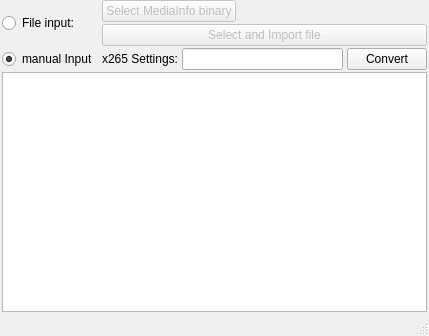
<?xml version="1.0" encoding="UTF-8"?>
<ui version="4.0">
 <class>Mis2x265Class</class>
 <widget class="QMainWindow" name="Mis2x265Class">
  <property name="geometry">
   <rect>
    <x>0</x>
    <y>0</y>
    <width>429</width>
    <height>336</height>
   </rect>
  </property>
  <property name="sizePolicy">
   <sizepolicy hsizetype="Fixed" vsizetype="Fixed">
    <horstretch>0</horstretch>
    <verstretch>0</verstretch>
   </sizepolicy>
  </property>
  <property name="windowTitle">
   <string>MainWindow</string>
  </property>
  <widget class="QWidget" name="centralwidget">
   <property name="sizePolicy">
    <sizepolicy hsizetype="Fixed" vsizetype="Fixed">
     <horstretch>0</horstretch>
     <verstretch>0</verstretch>
    </sizepolicy>
   </property>
   <layout class="QGridLayout" name="gridLayout">
    <property name="leftMargin">
     <number>2</number>
    </property>
    <property name="topMargin">
     <number>0</number>
    </property>
    <property name="rightMargin">
     <number>2</number>
    </property>
    <property name="bottomMargin">
     <number>2</number>
    </property>
    <property name="horizontalSpacing">
     <number>4</number>
    </property>
    <property name="verticalSpacing">
     <number>2</number>
    </property>
    <item row="0" column="0" rowspan="2">
     <widget class="QRadioButton" name="fileInputRadioButton">
      <property name="sizePolicy">
       <sizepolicy hsizetype="Fixed" vsizetype="Fixed">
        <horstretch>0</horstretch>
        <verstretch>0</verstretch>
       </sizepolicy>
      </property>
      <property name="text">
       <string>File input:</string>
      </property>
     </widget>
    </item>
    <item row="0" column="1">
     <layout class="QHBoxLayout" name="horizontalLayout_2">
      <property name="spacing">
       <number>4</number>
      </property>
      <item>
       <widget class="QPushButton" name="selectMediaInfoPushButton">
        <property name="enabled">
         <bool>false</bool>
        </property>
        <property name="sizePolicy">
         <sizepolicy hsizetype="Fixed" vsizetype="Fixed">
          <horstretch>0</horstretch>
          <verstretch>0</verstretch>
         </sizepolicy>
        </property>
        <property name="text">
         <string>Select MediaInfo binary</string>
        </property>
       </widget>
      </item>
      <item>
       <widget class="QLabel" name="mediaInfoFileLabel">
        <property name="enabled">
         <bool>false</bool>
        </property>
        <property name="sizePolicy">
         <sizepolicy hsizetype="Expanding" vsizetype="Fixed">
          <horstretch>0</horstretch>
          <verstretch>0</verstretch>
         </sizepolicy>
        </property>
        <property name="text">
         <string/>
        </property>
       </widget>
      </item>
     </layout>
    </item>
    <item row="1" column="1">
     <widget class="QPushButton" name="selectAndImportPushButton">
      <property name="enabled">
       <bool>false</bool>
      </property>
      <property name="sizePolicy">
       <sizepolicy hsizetype="Expanding" vsizetype="Fixed">
        <horstretch>0</horstretch>
        <verstretch>0</verstretch>
       </sizepolicy>
      </property>
      <property name="text">
       <string>Select and Import file</string>
      </property>
     </widget>
    </item>
    <item row="2" column="0">
     <widget class="QRadioButton" name="manualRadioButton">
      <property name="sizePolicy">
       <sizepolicy hsizetype="Fixed" vsizetype="Fixed">
        <horstretch>0</horstretch>
        <verstretch>0</verstretch>
       </sizepolicy>
      </property>
      <property name="text">
       <string>manual Input</string>
      </property>
      <property name="checked">
       <bool>true</bool>
      </property>
     </widget>
    </item>
    <item row="2" column="1">
     <layout class="QHBoxLayout" name="horizontalLayout">
      <property name="spacing">
       <number>4</number>
      </property>
      <item>
       <widget class="QLabel" name="mediainfoX265Label">
        <property name="sizePolicy">
         <sizepolicy hsizetype="Fixed" vsizetype="Fixed">
          <horstretch>0</horstretch>
          <verstretch>0</verstretch>
         </sizepolicy>
        </property>
        <property name="text">
         <string>x265 Settings:</string>
        </property>
       </widget>
      </item>
      <item>
       <widget class="QLineEdit" name="x265SettingsLineEdit"/>
      </item>
      <item>
       <widget class="QPushButton" name="convertPushButton">
        <property name="sizePolicy">
         <sizepolicy hsizetype="Fixed" vsizetype="Fixed">
          <horstretch>0</horstretch>
          <verstretch>0</verstretch>
         </sizepolicy>
        </property>
        <property name="text">
         <string>Convert</string>
        </property>
       </widget>
      </item>
     </layout>
    </item>
    <item row="3" column="0" colspan="2">
     <widget class="QTextBrowser" name="textBrowser"/>
    </item>
   </layout>
  </widget>
  <widget class="QStatusBar" name="statusbar"/>
 </widget>
 <resources/>
 <connections/>
</ui>
